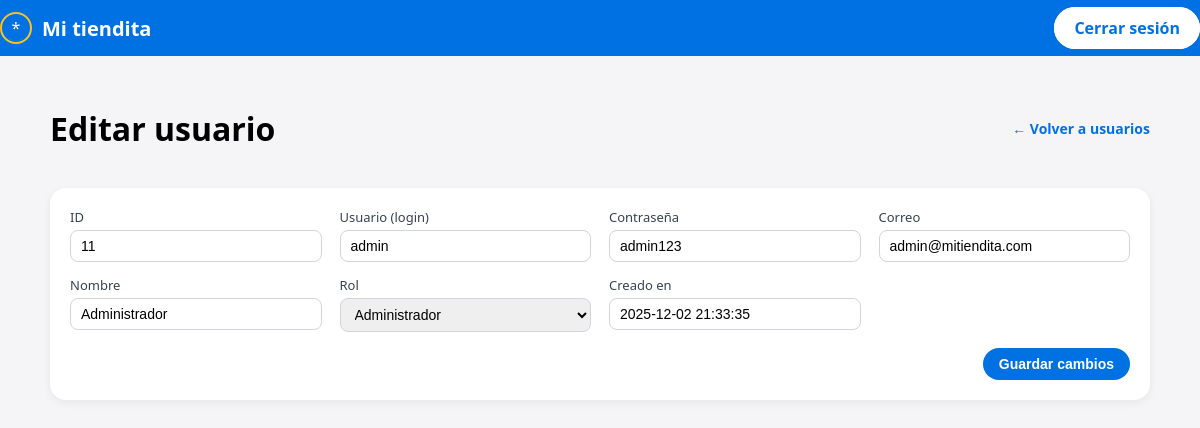
The app's page /PHP/admin_editar_usuario.php?id=11 (signed in) with its own data.
### tables this page shows
CREATE TABLE `usuarios` (
  `id` int(11) NOT NULL,
  `usuario` varchar(50) NOT NULL,
  `contrasena` varchar(255) NOT NULL,
  `correo` varchar(100) NOT NULL,
  `nombre` varchar(100) NOT NULL,
  `tipo` enum('cliente','operador','administrador') NOT NULL DEFAULT 'cliente',
  `creado_en` timestamp NOT NULL DEFAULT current_timestamp()
);

### PHP/admin_editar_usuario.php (the view, shortened to what this page needs)
<?php
$conn = new mysqli("localhost", "walmartuser", "1234", "walmart");
$conn->set_charset("utf8mb4");
$id = isset($_GET['id']) ? (int)$_GET['id'] : 0;
$stmt = $conn->prepare("
    SELECT id, usuario, contrasena, correo, nombre, tipo, creado_en
    FROM usuarios
    WHERE id = ?
");
$stmt->bind_param("i", $id);
$stmt->execute();
$res = $stmt->get_result();
$usuarioData = $res->fetch_assoc();
?>
<!DOCTYPE html>
<html lang="es">
<head>
    <link rel="stylesheet" href="../CSS/admin_usuarios.css">
</head>
<body>
<div class="page">
    <header class="topbar">
        <div class="topbar-inner">
            <a href="admin.php" class="logo-link">
                <div class="logo-icon"><span class="logo-star">*</span></div>
                <span class="logo-text">Mi tiendita</span>
            </a>
            <div class="logout-container">
                <a href="logout.php" class="logout-button">Cerrar sesión</a>
            </div>
        </div>
    </header>
    <main class="main">
        <div class="edit-header">
            <h1>Editar usuario</h1>
            <a href="admin_usuarios.php" class="btn-volver">← Volver a usuarios</a>
        </div>
        <form method="post" class="edit-card">
            <div class="form-grid">
                <div class="form-group">
                    <label>ID</label>
                    <input type="text" value="<?= (int)$usuarioData['id'] ?>" readonly>
                </div>
                <div class="form-group">
                    <label>Usuario (login)</label>
                    <input type="text" name="usuario"
                           value="<?= htmlspecialchars($usuarioData['usuario']) ?>" required>
                </div>
                <div class="form-group">
                    <label>Contraseña</label>
                    <input type="text" name="contrasena"
                           value="<?= htmlspecialchars($usuarioData['contrasena']) ?>" required>
                </div>
                <div class="form-group">
                    <label>Correo</label>
                    <input type="email" name="correo"
                           value="<?= htmlspecialchars($usuarioData['correo']) ?>" required>
                </div>
                <div class="form-group">
                    <label>Nombre</label>
                    <input type="text" name="nombre"
                           value="<?= htmlspecialchars($usuarioData['nombre']) ?>" required>
                </div>
                <div class="form-group">
                    <label>Rol</label>
                    <select name="tipo" required>
                        <option value="administrador" <?= $usuarioData['tipo']==='administrador'?'selected':'' ?>>
                            Administrador
                        </option>
                    </select>
                </div>
                <div class="form-group">
                    <label>Creado en</label>
                    <input type="text" value="<?= htmlspecialchars($usuarioData['creado_en']) ?>" readonly>
                </div>
            </div>
            <div class="edit-actions">
                <button type="submit" class="btn-guardar">Guardar cambios</button>
            </div>
        </form>
    </main>
</div>
</body>
</html>

### CSS/admin_usuarios.css (style rules this page uses)
body { margin: 0; font-family: system-ui, sans-serif; background: #f5f5f7; }
.page { min-height: 100vh; }
.topbar { background: #0071e3; padding: 12px 0; }
.topbar-inner { max-width: 1200px; margin: auto; display: flex; justify-content: space-between; align-items: center; }
.logo-link { display: flex; align-items: center; gap: 10px; color: #fff; text-decoration: none; }
.logo-icon { width: 28px; height: 28px; border-radius: 50%; border: 2px solid #ffc220; display: flex; justify-content: center; align-items: center; }
.logo-star { font-size: 16px; color: #fff; }
.logo-text { font-size: 20px; font-weight: bold; }
.logout-button { background: #fff; color: #0071e3; padding: 8px 18px; border-radius: 999px; text-decoration: none; border: 2px solid #fff; font-weight: 600; transition: 0.2s; }
.main { max-width: 1100px; margin: 30px auto; padding: 0 16px; }
h1 { margin-bottom: 20px; }
.edit-header { display: flex; justify-content: space-between; align-items: center; margin-bottom: 18px; gap: 10px; }
.btn-volver { text-decoration: none; color: #0071e3; font-weight: 600; font-size: 14px; }
.edit-card { background: #ffffff; border-radius: 16px; padding: 20px; box-shadow: 0 3px 10px rgba(0,0,0,0.06); }
.form-grid { display: grid; grid-template-columns: repeat(auto-fit, minmax(220px, 1fr)); gap: 14px 18px; }
.form-group { display: flex; flex-direction: column; gap: 4px; }
.form-group label { font-size: 13px; color: #374151; }
.form-group input, .form-group select { padding: 7px 10px; border-radius: 8px; border: 1px solid #d1d5db; font-size: 14px; outline: none; }
.edit-actions { display: flex; justify-content: flex-end; margin-top: 16px; }
.btn-guardar { background: #0071e3; color: #fff; padding: 9px 18px; border-radius: 999px; border: none; font-weight: 600; cursor: pointer; }
.btn-cancelar, .btn-guardar { padding: 8px 16px; border-radius: 999px; font-size: 14px; font-weight: 600; text-decoration: none; border: none; cursor: pointer; }
.btn-guardar { background: #0071e3; color: #fff; }

### records on screen
usuarios: id "11", usuario "admin", contrasena "admin123", correo "admin@mitiendita.com", nombre "Administrador", tipo "Administrador", creado_en "2025-12-02 21:33:35"
